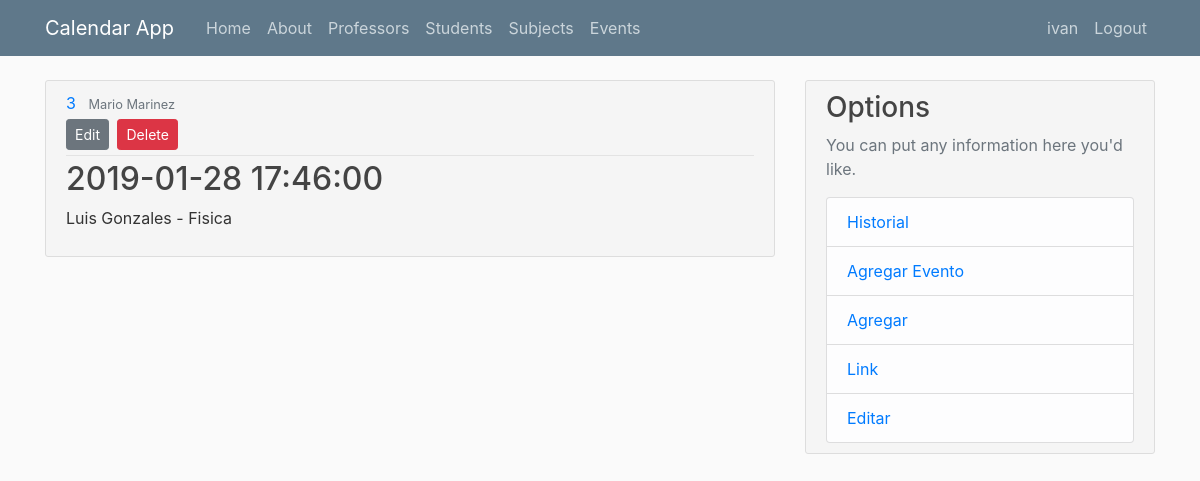
The app's page /event/3 (signed in) with its own data.
### flaskcalendar/models.py (models this page shows, shortened)
class User(db.Model, UserMixin):
    id = db.Column(db.Integer, primary_key=True)
    username = db.Column(db.String(20), unique=True, nullable=False)
    email = db.Column(db.String(120), unique=True, nullable=False)
    image_file = db.Column(db.String(20), nullable=False, default='default.jpg')
    password = db.Column(db.String(60), nullable=False)
    events = db.relationship('Event', backref='author', lazy=True, cascade="all, delete-orphan")
    professors = db.relationship('Professor', backref='author', lazy=True, cascade="all, delete-orphan")
    students = db.relationship('Student', backref='author', lazy=True, cascade="all, delete-orphan")
    subjects = db.relationship('Subject', backref='author', lazy=True, cascade="all, delete-orphan")
    history = db.relationship('History', backref='author', lazy=True, cascade="all, delete-orphan")

class Event(db.Model):
    id = db.Column(db.Integer, primary_key=True)
    professor_id = db.Column(db.Integer, db.ForeignKey('professor.id'), nullable=False)
    student_id = db.Column(db.Integer, db.ForeignKey('student.id'), nullable=False)
    subject_id = db.Column(db.Integer, db.ForeignKey('subject.id'), nullable=False)
    author_id =  db.Column(db.Integer, db.ForeignKey('user.id'), nullable=False)
    status = db.Column(db.Boolean, nullable=False,  default=True)
    time = db.Column(db.DateTime, nullable=False, default=datetime.utcnow)

class Professor(db.Model):
    id = db.Column(db.Integer, primary_key=True)
    name = db.Column(db.String(100), nullable=False)
    last_name = db.Column(db.String(100), nullable=False)
    email = db.Column(db.String(120), unique=True, nullable=True)
    phone = db.Column(db.Integer)
    events = db.relationship('Event', backref='professor', lazy=True, cascade="all, delete-orphan")
    subjects = db.relationship('ProfessorSubjects', backref='professor', lazy=True, cascade="all, delete-orphan")
    author_id =  db.Column(db.Integer, db.ForeignKey('user.id'), nullable=False)
    def fullName(self):
        return f"{self.name} {self.last_name}"

class Student(db.Model):
    id = db.Column(db.Integer, primary_key=True)
    name = db.Column(db.String(100), nullable=False)
    last_name = db.Column(db.String(100), nullable=False)
    email = db.Column(db.String(120), nullable=True)
    phone = db.Column(db.Integer, nullable=True)
    events = db.relationship('Event', backref='student', lazy=True, cascade="all, delete-orphan")
    author_id =  db.Column(db.Integer, db.ForeignKey('user.id'), nullable=False)
    def fullName(self):
        return f"{self.name} {self.last_name}"

class Subject(db.Model):
    id = db.Column(db.Integer, primary_key=True)
    subject = db.Column(db.String(100), nullable=False)
    events = db.relationship('Event', backref='subject', lazy=True, cascade="all, delete-orphan")
    professors = db.relationship('ProfessorSubjects', backref='subject', lazy=True, cascade="all, delete-orphan")
    author_id =  db.Column(db.Integer, db.ForeignKey('user.id'), nullable=False)

### flaskcalendar/events/routes.py (the view)
@eventsAPP.route("/event/<int:event_id>")
@login_required
def event_id(event_id):
    instance = Event.query.get_or_404(event_id)
    print(current_user.id)
    print(instance.author_id)
    if isAuthor(instance):
        print('yey')
        return render_template('events/event.html', event=instance)
    abort(403)

### flaskcalendar/models.py (called while the page is built)
@login_manager.user_loader
def load_user(user_id):
    return User.query.get(int(user_id))

### flaskcalendar/users/utils.py (called while the page is built)
def isAuthor(instance,current_user=current_user):
    if instance and instance.author_id == current_user.id:
        return True
    else:
        return False

### flaskcalendar/templates/events/event.html (shortened to what this page needs)
{% extends "layout.html" %}
{% block content %}
<article class="media content-section">
  <div class="media-body">
    <div class="article-metadata">
      <a class="mr-2" href="#">{{ event.id }}</a>
      <small class="text-muted">{{ event.professor.fullName() }}</small>
      {% if event.author == current_user %}
        <div>
          <a class ="btn btn-secondary btn-sm mt-1 mb-1" href="{{url_for('events.event_update', event_id=event.id)}}">Edit</a>
          <button type="button" class="btn btn-danger btn-sm m-1" data-toggle="modal" data-target="#deleteModal" >Delete</button>
        </div>
      {% endif %}
    </div>
    <h2 class="article-title">{{ event.time }}</h2>
    <p class="article-content">{{ event.student.fullName() }} - {{ event.subject.subject }}</p>
  </div>
</article>
  {% endblock content %}

### flaskcalendar/templates/layout.html (shortened to what this page needs)
<!DOCTYPE html>
<html>
<head>
    <link rel="stylesheet" href="{{url_for('static',filename='css/bootstrap.min.css')}}" >
    <link rel="stylesheet" href="{{url_for('static',filename='css/main.css')}}" >
</head>
<body>
    <header class="site-header">
      <nav class="navbar navbar-expand-md navbar-dark bg-steel fixed-top">
        <div class="container">
          <a class="navbar-brand mr-4" href="{{url_for('main.home')}}">Calendar App</a>
          <div class="collapse navbar-collapse" id="navbarToggle">
            <div class="navbar-nav mr-auto">
              <a class="nav-item nav-link" href="{{url_for('main.home')}}">Home</a>
              <a class="nav-item nav-link" href="{{url_for('main.about')}}">About</a>
              <a class="nav-item nav-link" href="{{url_for('professors.professors')}}">Professors</a>
              <a class="nav-item nav-link" href="{{url_for('students.students')}}">Students</a>
              <a class="nav-item nav-link" href="{{url_for('subjects.subjects')}}">Subjects</a>
              <a class="nav-item nav-link" href="{{url_for('events.events')}}">Events</a>
            </div>
            <div class="navbar-nav">
              {% if current_user.is_authenticated %}
                <a class="nav-item nav-link" href="{{url_for('users.account')}}">{{ current_user.username }}</a>
                <a class="nav-item nav-link" href="{{url_for('users.logout')}}">Logout</a>
              {% else %}
                <a class="nav-item nav-link" href="{{url_for('users.login')}}">Login</a>
                <a class="nav-item nav-link" href="{{url_for('users.register')}}">Register</a>
              {% endif %}
            </div>
          </div>
        </div>
      </nav>
    </header>
        <main role="main" class="container">
          <div class="row">
            <div class="col-md-8">
            {% block content %}
            {% endblock %}
            </div>
            <div class="col-md-4">
              <div class="content-section">
                <h3>Options</h3>
                <p class='text-muted'>You can put any information here you'd like.
                  <ul class="list-group">
                    <li class="list-group-item list-group-item-light"><a  href="{{ url_for('main.history') }}">Historial</a></li>
                    <li class="list-group-item list-group-item-light"><a href="{{ url_for('events.create_event') }}">Agregar Evento</a></li>
                    <li class="list-group-item list-group-item-light"><a href="{{ url_for('main.add') }}">Agregar</a></li>
                    <li class="list-group-item list-group-item-light"><a href="{{ url_for('main.link') }}">Link</a></li>
                    <li class="list-group-item list-group-item-light"><a href="{{url_for('main.edit') }}">Editar</a></li>
                  </ul>
              </div>
            </div>
          </div>
        </main>
</body>
</html>

### flaskcalendar/static/css/main.css (style rules this page uses)
body { background: #fafafa; color: #333333; margin-top: 5rem; }
h1, h2, h3, h4, h5, h6 { color: #444444; }
.bg-steel { background-color: #5f788a; }
.site-header .navbar-nav .nav-link { color: #cbd5db; }
.content-section { background-color: #f5f5f5; padding: 10px 20px; border: 1px solid #dddddd; border-radius: 3px; margin-bottom: 20px; }
.article-title { color: #444444; }
.article-content { white-space: pre-line; }
.article-metadata { padding-bottom: 1px; margin-bottom: 4px; border-bottom: 1px solid #e3e3e3 }

### records on screen
User: username "ivan"
Event: id "3", time "2019-01-28 17:46:00"
Professor: professor.fullName "Mario Marinez"
Student: student.fullName "Luis Gonzales"
Subject: subject.subject "Fisica"
